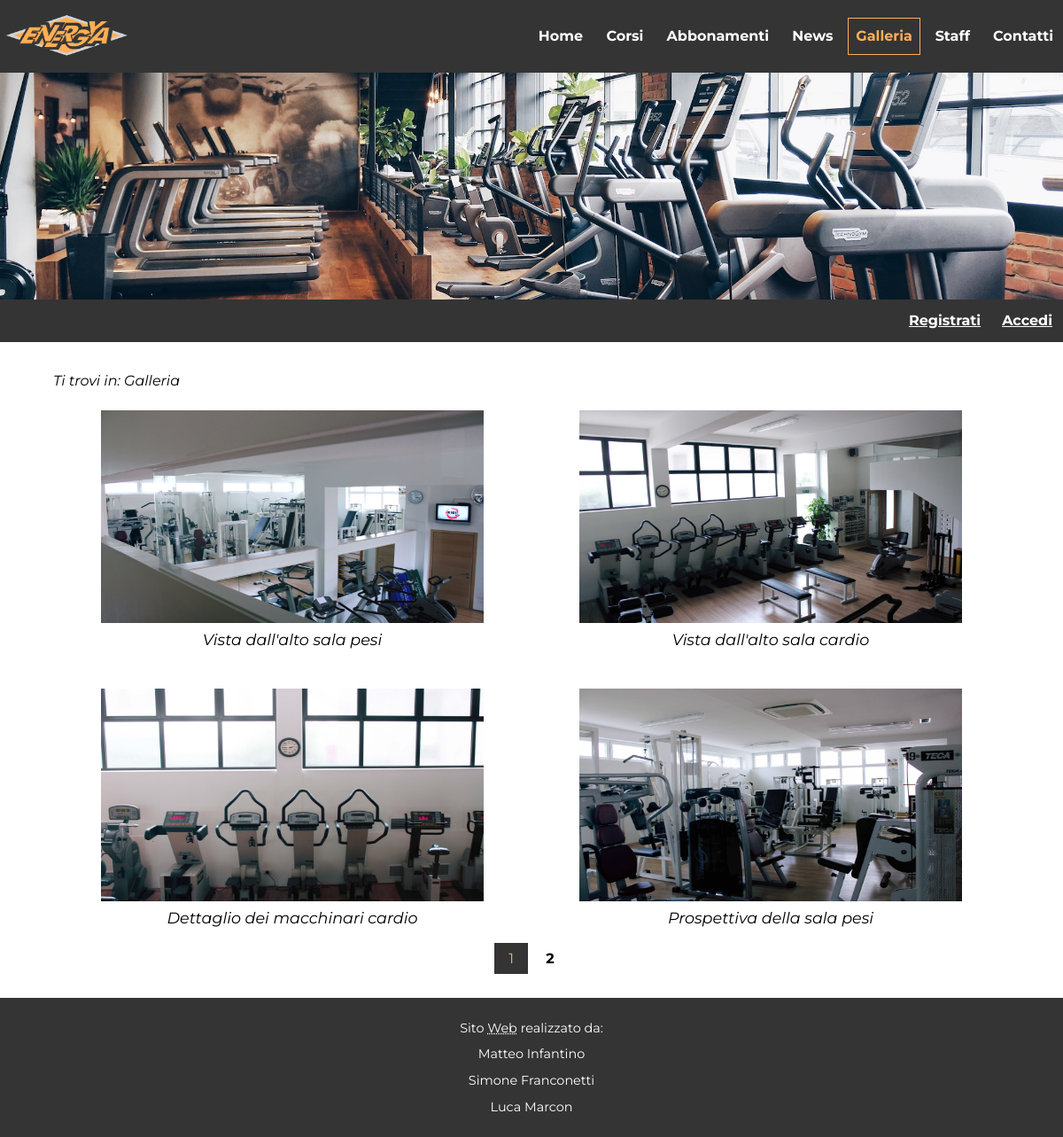
The page /galleria.php on the database its author committed.
### tables this page shows
CREATE TABLE `galleria` (
  `immagine` varchar(200) NOT NULL,
  `id` int(7) NOT NULL,
  `alt` varchar(30) NOT NULL,
  `didascalia` varchar(40) NOT NULL
);

### PHP/connection.php (called while the page is built, shortened)
<?php
class DBConnection
{
  public $conn;
  public function openConnection()  {
    $this->conn = mysqli_connect(static::host, static::user, static::pwd, static::db);
    return true;
  }
  public function numImg(){
    $querySelect= "SELECT * FROM  galleria";
    $queryResult= mysqli_query ($this->conn,$querySelect) or die (mysqli_error($this->conn));
    return mysqli_num_rows($queryResult);
  }
  public function getImg($this_page_first_result,$results_per_page){
    $querySelect= 'SELECT * FROM  galleria LIMIT ' . $this_page_first_result . ',' .  $results_per_page .'';
    $queryResult= mysqli_query ($this->conn,$querySelect) or die (mysqli_error($this->conn));
    if (mysqli_num_rows($queryResult)==0)
      return null;
    else{
      $result=array();
      while ($row=mysqli_fetch_assoc($queryResult)){
        $arrayGalleria=array(
          'Id'=>$row['id'],
          'Immagine'=>$row['immagine'],
          'Alt'=>$row['alt'],
          'Didascalia'=>$row['didascalia']
        );
        array_push($result,$arrayGalleria);
      }
      return $result;
    }
  }
};
?>

### HTML/galleria.php (the view, shortened to what this page needs)
<!DOCTYPE html PUBLIC "-//W3C//DTD XHTML 1.0 Strict//EN" "http://www.w3.org/TR/xhtml1/DTD/xhtml1-strict.dtd">
<html xmlns="http://www.w3.org/1999/xhtml" xml:lang="it" lang="it">
<?php
require_once __DIR__ . DIRECTORY_SEPARATOR . "../PHP" . DIRECTORY_SEPARATOR . "connection.php";
$connection = new DBConnection();
$dbOpen=$connection->openConnection();
if ($dbOpen){
		$number_of_results=$connection->numImg();
    $results_per_page = 4;
    $number_of_pages = ceil($number_of_results/$results_per_page);
    if (!isset($_GET['page']) || $_GET['page']>$number_of_pages || $_GET['page']<0) {
      $page = 1;
    } else {
      $page = $_GET['page'];
    }
    $this_page_first_result = ($page-1)*$results_per_page;
    $listaImg=$connection->getImg($this_page_first_result,$results_per_page);
	}
else {
		$_SESSION["error"] = "Connessione non stabilita correttamente";
	}
?>
<head>
<link rel="stylesheet" type="text/css" href="../CSS/css_index.css" media="handheld, screen"/>
<link rel="stylesheet" type="text/css" href="../CSS/css_index_small_768px.css" media="handheld, screen and (max-width:768px),only screen and (max-device-width:768px)"/>
<link rel="stylesheet" type="text/css" href="../CSS/css_index_small_480px.css" media="handheld, screen and (max-width:480px),only screen and (max-device-width:480px)"/>
<link rel="stylesheet" type="text/css" href="../CSS/print.css" media="print"/>
</head>
<body>
	<div id="nav">
	  <div id="logo"><img src="../IMG/logo1.png" alt="Logo Energya"/></div>
	  <ul class="menuItems" id="menuu" >
	    <li><a href="index.php" xml:lang="en">Home</a></li>
	    <li><a href="corsi.php">Corsi</a></li>
      <li><a href="abbonamenti.php">Abbonamenti</a></li>
      <li><a href="news.php">News</a></li>
	    <li id="currentLink">Galleria</li>
	    <li><a href="staff.php" xml:lang="en">Staff</a></li>
	    <li><a href="contatti.php">Contatti</a></li>
	  </ul>
	</div>
	<div id="header">
	</div>
  <?php require_once __DIR__ . DIRECTORY_SEPARATOR . "../PHP" . DIRECTORY_SEPARATOR . "userbar.php";?>
	<div id="content">
    <div id="breadcrumb">
      <p>Ti trovi in: Galleria</p>
    </div>
		<?php
    if(!empty($listaImg)){
      foreach ($listaImg as $img) {
    		echo '<div id="column">';
        echo '<img src="'.$img['Immagine'].'" onclick="show(this)" alt="'.$img['Alt'].'"/>';
        echo '<p id="did">'.$img['Didascalia'].'</p>';
    		echo '</div>';
    	}
    }
    else '<h1>Non &egrave; disponibile alcuna immagine</h1>';
    ?>
    <div class="pagination"><?php
    for ($page=1;$page<=$number_of_pages;$page++) {
      if ($_GET['page']!=$page)
        echo '<a href="galleria.php?page=' . $page . '">' . $page . '</a> ';
      else {
        echo '<span class="active"' . $page . '">' . $page . '</span> ';
      }
    }
    ?>
	</div>
	</div>
</body>
</html>

### CSS/css_index.css (style rules this page uses)
* { margin:0; padding:0; }
body { line-height: 1.5em; margin: auto; background: #E4E4E4; max-width: 1200px; font-family: 'Montserrat',sans-serif; }
p { font-size: 1.1em; margin:0.8em 0; }
a { font-weight: bold; }
#nav { text-align: right; background-color: #343434; }
#logo { float:left; padding: 1em 0 0 0; }
#logo img { max-height: 3em; vertical-align:middle; }
#nav li { display: inline-block; padding: 1.8em 0.25%; }
#nav li>a { padding: 0.5em; color: #fff; }
#nav li>a:link { color: #fff; text-decoration: none; }
#nav #currentLink { height: 100%; padding: 0.5em; cursor:default; color:#FFAF56; font-weight: bold; border:1px solid #FFAF56; margin: 0.1em; }
#header { color:white; background-color: #343434; background-image: url("../IMG/banner.jpg"); height: 16em; background-size:cover; background-position: center; text-align: center; }
#content { padding:2em 5%; background: #fff; text-align:left; overflow: hidden; }
#content #breadcrumb p { font-style: italic; font-size: 1em; margin: 0; }
.pagination { text-align: center; clear: both; //mettere clearfix in html padding: 2em 0; }
.pagination a { color: black; padding: 0.5em 1em; text-decoration: none; }
.pagination span.active { padding: 0.5em 1em; text-decoration: none; background-color: #343434; color: #FFAF56; }
#column { width:40%; float:left; padding:2% 5%; }
#column img { width:100%; height: 15em; cursor:pointer; }
#did { margin: 0; text-align: center; font-style: italic; }
#footer { text-align: center; background-color: #343434; color:#fff; padding: 1em; clear: both; }
#footer p { font-size:0.9em; margin: 0.4em 0 0.4em 0; }

### CSS/css_index_small_768px.css (style rules this page uses)
.menuItems { display: block; height: 0; overflow: hidden; }
#nav { position:absolute; width: 100%; min-height: 3em; padding:0; }
#nav ul { width: 100%; text-align: center; }
#nav li { clear: both; display: block; padding: 0; }
#nav li>a { display:inline-block; width:100%; height: 100%; padding: 0.7em 0; }
#nav #currentLink { border-radius: 0; padding: 0.7em 0; }
#logo { display:none; float:none; }
#header { height: auto; padding: 7em 0 4em 0; background-image: linear-gradient(rgba(0, 0, 0, 0.5), rgba(0, 0, 0, 0.5)), url("../IMG/banner.jpg"); background-size:cover; }
p { font-size:1.0em; }
#column { width:40%; padding:5%; }

### CSS/css_index_small_480px.css (style rules this page uses)
body { line-height: 1.7em; }
p { margin-bottom:0; }
#header { padding: 5em 0 2em 0; }
#content { padding-top:1em; }
#content #breadcrumb p { font-size: 0.9em; }
#footer p { font-size: 0.9em; }
#currentLink { margin-bottom: 1%; }
#column { width:90%; }
#column img { height: auto; }

### CSS/print.css (style rules this page uses)
﻿html, body { font-family: Georgia, 'Times New Roman', serif; }
img, #nav, #userBar, #Banner, #scrollUp { display: none; }
li { list-style-type: none; }
#content p { margin:0; padding:0; }
#breadcrumb { border-top: 1px solid #000; border-bottom: 1px solid #000; font-size: 0.8em; }
#footer p { margin:0; }
#footer { margin-top:2em; border-top: 1px solid #000; font-style: italic; }
#column img { display: block; width: 23%; float:left; padding:1%; }
.pagination { clear:both; }
.box, .pagination { padding:0.5em 0; }

### rows shown on the page
galleria: immagine (picture), didascalia "Vista dall'alto sala pesi"
galleria: immagine (picture), didascalia "Vista dall'alto sala cardio"
galleria: immagine (picture), didascalia "Dettaglio dei macchinari cardio"
galleria: immagine (picture), didascalia "Prospettiva della sala pesi"
